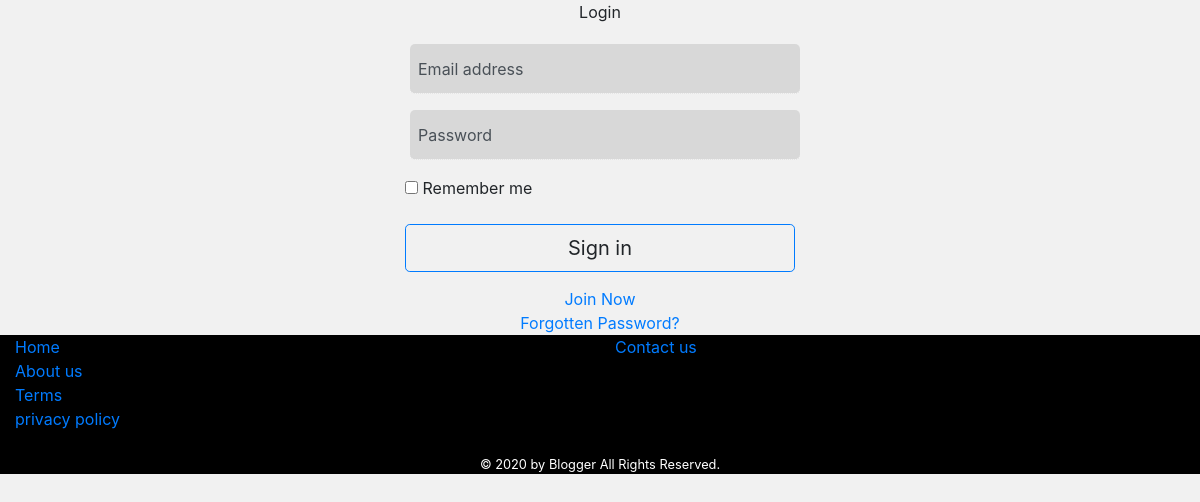
The page /login on the database as committed earlier.
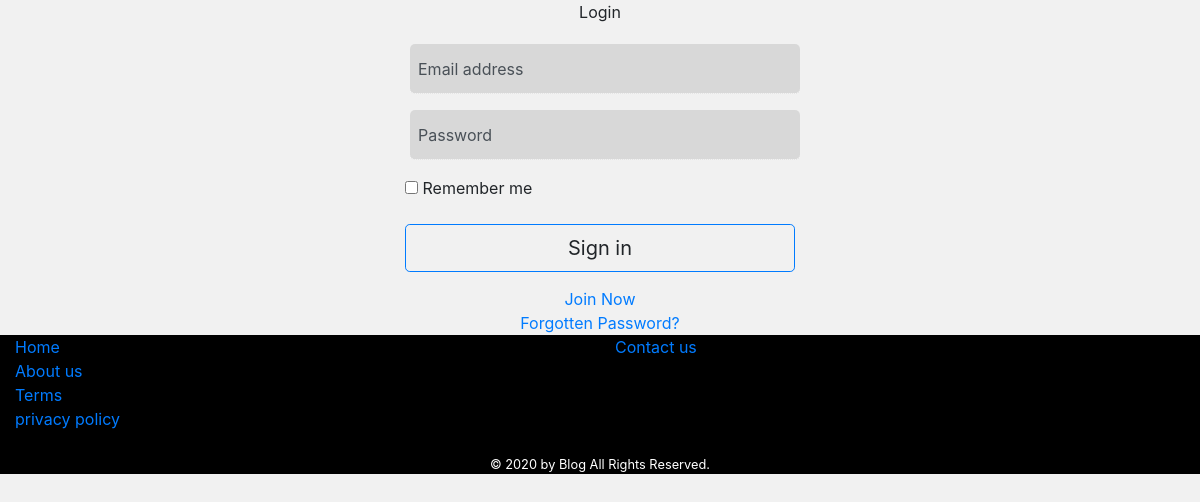
The same page on the database as committed later.
### tables this page shows
CREATE TABLE `settings` (
  `id` int(11) NOT NULL,
  `site_name` varchar(50) NOT NULL,
  `site_title` varchar(101) NOT NULL,
  `site_description` varchar(150) NOT NULL,
  `notice` varchar(101) DEFAULT NULL,
  `site_logo` varchar(60) NOT NULL,
  `site_banner` varchar(60) NOT NULL,
  `site_color` varchar(10) NOT NULL,
  `font_color` varchar(50) NOT NULL DEFAULT 'white',
  `dark_mode` varchar(3) NOT NULL DEFAULT 'off',
  `new_post` varchar(5) NOT NULL,
  `perpage_post` int(255) NOT NULL DEFAULT 5,
  `reg_status` varchar(5) NOT NULL,
  `site_status` varchar(5) NOT NULL,
  `more` text NOT NULL
);

### classes/main_cls.php (called while the page is built, shortened)
<?php
class main
{
	private $host = host;
	private $user = user_name;
	private $pass = password;
	private $db = db_name;
	public $dblink;
	public function __construct()
	{
		if (new mysqli($this->host, $this->user, $this->pass, $this->db)) {
			$this->dblink = new mysqli($this->host, $this->user, $this->pass, $this->db);
		} elseif (mysqli_connect_errno()) {
			$this->dblink = 'database error';
		}
	}
	public function select($query)
	{
		$query = mysqli_query($this->dblink, $query);
		if ($query) {
			return $query;
		} else {
			return false;
		}
	}
}

### login.php (the view, shortened to what this page needs)
<?php
$main = new main();
$setting_query = $main->select('select * from settings');
$settings = $setting_query->fetch_assoc();
?>
<!DOCTYPE html>
<html lang="en">
<head>
    <link rel="stylesheet" href="lib/bootstrap/css/bootstrap.min.css">
    <link rel="stylesheet" href="lib/bootstrap/css/bootstrap-grid.min.css">
    <link rel="stylesheet" href="lib/style.css">
</head>
<body>
    <div class="login-form">
        <div class="align-center">Login</div>
        <form class="form-signin" action="" method="post">
            <div class="form-label-group">
                <input type="email" id="inputEmail" name="email" class="form-control" placeholder="Email address"
                    required autofocus>
                <label for="inputEmail">Email address</label>
            </div>
            <div class="form-label-group">
                <input type="password" id="inputPassword" name="password" class="form-control" placeholder="Password"
                    required>
                <label for="inputPassword">Password</label>
            </div>
            <div class="checkbox mb-3">
                <label>
                    <input type="checkbox" value="remember-me"> Remember me
                </label>
            </div>
            <button class="btn btn-lg btn-primary btn-block" name="btnsub" type="submit">Sign in</button>
        </form>
        <div class="reglink align-center "><a href="signup.php">Join Now</a></div>
        <div class="reglink align-center "><a href="reset-password.php">Forgotten Password?</a></div>
    </div>
    <?php include("include/footer.php"); ?>
</body>
</html>

### include/footer.php (shortened to what this page needs)
<section class="footer bg-black">
    <div class="container-fluid">
        <div class="row">
            <div class="col-md-6 col-6">
                <div class="list-group">
                    <a href="index.php">Home</a>
                    <a href="about">About us</a>
                    <a href="terms">Terms</a>
                    <a href="privacy">privacy policy</a>
                </div>
            </div>
            <div class="col-md-6 col-6">
                <div class="list-group">
                    <a href="contact">Contact us</a>
                </div>
            </div>
            <div class="col">
                <div class="align-center small">&copy; <?php echo date('Y'); ?> by <?php echo $settings['site_name']; ?>
                    All Rights Reserved.</div>
            </div>
        </div>
</section>

Rows that differ between the two databases and show on the page:
changed settings: site_name "Blogger" → "Blog"
